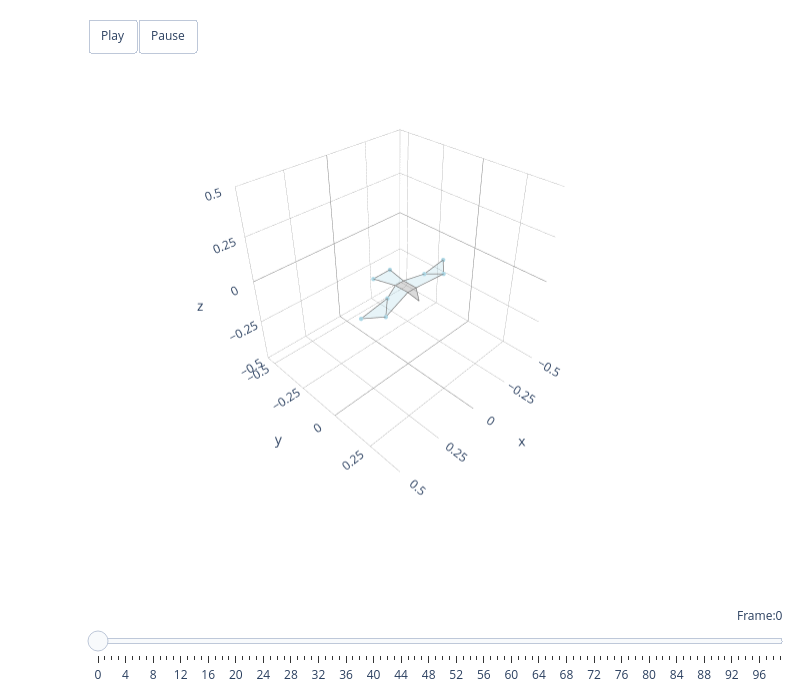

Notebook cell for this chart:
### Code cell
animate_plotly(kestrel3d, motion_data[0:100])

### Figure 1 — Plotly figure (JSON) as saved in the notebook; plotly's stock layout.template omitted (floating-point values rounded to 4 significant figures)
{"data": [{"color": "grey", "hoverinfo": "none", "opacity": 0.3, "type": "mesh3d", "x": [0.0251, 0.005153, -0.03094], "y": [0.01586, 0.07145, 0.01692], "z": [-0.01085, -0.04264, -0.01163]}, {"hoverinfo": "none", "line": {"color": "grey", "width": 1.5}, "mode": "lines", "name": "", "type": "scatter3d", "x": [0.0251, 0.005153, -0.03094, 0.0251], "y": [0.01586, 0.07145, 0.01692, 0.01586], "z": [-0.01085, -0.04264, -0.01163, -0.01085]}, {"color": "grey", "hoverinfo": "none", "opacity": 0.3, "type": "mesh3d", "x": [0.0251, -0.03094, -0.02583, 0.02788], "y": [0.01586, 0.01692, -0.06332, -0.06541], "z": [-0.01085, -0.01163, -0.00822, -0.01046]}, {"hoverinfo": "none", "line": {"color": "grey", "width": 1.5}, "mode": "lines", "name": "", "type": "scatter3d", "x": [0.0251, -0.03094, -0.02583, 0.02788, 0.0251], "y": [0.01586, 0.01692, -0.06332, -0.06541, 0.01586], "z": [-0.01085, -0.01163, -0.00822, -0.01046, -0.01085]}, {"color": "lightblue", "hoverinfo": "none", "opacity": 0.3, "type": "mesh3d", "x": [0.02788, -0.02583, -0.05633, 0.05892], "y": [-0.06541, -0.06332, -0.19, -0.1876], "z": [-0.01046, -0.00822, -0.01824, -0.01647]}, {"hoverinfo": "none", "line": {"color": "grey", "width": 1.5}, "mode": "lines", "name": "", "type": "scatter3d", "x": [0.02788, -0.02583, -0.05633, 0.05892, 0.02788], "y": [-0.06541, -0.06332, -0.19, -0.1876, -0.06541], "z": [-0.01046, -0.00822, -0.01824, -0.01647, -0.01046]}, {"color": "lightblue", "hoverinfo": "none", "opacity": 0.3, "type": "mesh3d", "x": [-0.2214, -0.153, -0.02583, -0.03094], "y": [0.02489, -0.04283, -0.06332, 0.01692], "z": [-0.01897, -0.01948, -0.00822, -0.01163]}, {"hoverinfo": "none", "line": {"color": "grey", "width": 1.5}, "mode": "lines", "name": "", "type": "scatter3d", "x": [-0.2214, -0.153, -0.02583, -0.03094, -0.2214], "y": [0.02489, -0.04283, -0.06332, 0.01692, 0.02489], "z": [-0.01897, -0.01948, -0.00822, -0.01163, -0.01897]}, {"color": "lightblue", "hoverinfo": "none", "opacity": 0.3, "type": "mesh3d", "x": [0.2156, 0.1148, 0.02788, 0.0251], "y": [0.06424, -0.03041, -0.06541, 0.01586], "z": [-0.02276, -0.02259, -0.01046, -0.01085]}, {"hoverinfo": "none", "line": {"color": "grey", "width": 1.5}, "mode": "lines", "name": "", "type": "scatter3d", "x": [0.2156, 0.1148, 0.02788, 0.0251, 0.2156], "y": [0.06424, -0.03041, -0.06541, 0.01586, 0.06424], "z": [-0.02276, -0.02259, -0.01046, -0.01085, -0.02276]}, {"color": "lightblue", "hoverinfo": "none", "opacity": 0.3, "type": "mesh3d", "x": [-0.2214, -0.3084, -0.153], "y": [0.02489, -0.05481, -0.04283], "z": [-0.01897, -0.01224, -0.01948]}, {"hoverinfo": "none", "line": {"color": "grey", "width": 1.5}, "mode": "lines", "name": "", "type": "scatter3d", "x": [-0.2214, -0.3084, -0.153, -0.2214], "y": [0.02489, -0.05481, -0.04283, 0.02489], "z": [-0.01897, -0.01224, -0.01948, -0.01897]}, {"color": "lightblue", "hoverinfo": "none", "opacity": 0.3, "type": "mesh3d", "x": [0.2156, 0.3206, 0.1148], "y": [0.06424, 0.01721, -0.03041], "z": [-0.02276, -2.85e-05, -0.02259]}, {"hoverinfo": "none", "line": {"color": "grey", "width": 1.5}, "mode": "lines", "name": "", "type": "scatter3d", "x": [0.2156, 0.3206, 0.1148, 0.2156], "y": [0.06424, 0.01721, -0.03041, 0.06424], "z": [-0.02276, -2.85e-05, -0.02259, -0.02276]}, {"hoverinfo": "none", "marker": {"color": "lightblue", "opacity": 1, "size": 2.5}, "mode": "markers", "type": "scatter3d", "x": [-0.3084, 0.3206, -0.2214, 0.2156, -0.153, 0.1148, -0.05633, 0.05892], "y": [-0.05481, 0.01721, 0.02489, 0.06424, -0.04283, -0.03041, -0.19, -0.1876], "z": [-0.01224, -2.85e-05, -0.01897, -0.02276, -0.01948, -0.02259, -0.01824, -0.01647]}], "layout": {"height": 700, "margin": {"b": 10, "l": 10, "r": 10, "t": 10}, "scene": {"aspectmode": "cube", "aspectratio": {"x": 1, "y": 1, "z": 1}, "camera": {"eye": {"x": 1.5, "y": 1.5, "z": 1.5}, "up": {"x": 0, "y": 0, "z": 1}}, "domain": {"x": [0, 1], "y": [0.1, 1]}, "xaxis": {"backgroundcolor": "white", "dtick": 0.25, "gridcolor": "grey", "gridwidth": 0.5, "range": [-0.5, 0.5], "showbackground": true, "zerolinecolor": "grey"}, "yaxis": {"backgroundcolor": "white", "dtick": 0.25, "gridcolor": "grey", "gridwidth": 0.5, "range": [-0.5613, 0.4387], "showbackground": true, "zerolinecolor": "grey"}, "zaxis": {"backgroundcolor": "white", "dtick": 0.25, "gridcolor": "grey", "gridwidth": 0.5, "range": [-0.5, 0.5], "showbackground": true, "zerolinecolor": "grey"}}, "showlegend": false, "sliders": [{"active": 0, "currentvalue": {"font": {"size": 12}, "prefix": "Frame:", "visible": true, "xanchor": "right"}, "len": 0.9, "pad": {"b": 10, "t": 50}, "steps": [{"args": [[0], {"frame": {"duration": 300, "redraw": true}, "mode": "immediate", "transition": {"duration": 300}}], "label": "0", "method": "animate"}, {"args": [[1], {"frame": {"duration": 300, "redraw": true}, "mode": "immediate", "transition": {"duration": 300}}], "label": "1", "method": "animate"}, {"args": [[2], {"frame": {"duration": 300, "redraw": true}, "mode": "immediate", "transition": {"duration": 300}}], "label": "2", "method": "animate"}, {"args": [[3], {"frame": {"duration": 300, "redraw": true}, "mode": "immediate", "transition": {"duration": 300}}], "label": "3", "method": "animate"}, {"args": [[4], {"frame": {"duration": 300, "redraw": true}, "mode": "immediate", "transition": {"duration": 300}}], "label": "4", "method": "animate"}, {"args": [[5], {"frame": {"duration": 300, "redraw": true}, "mode": "immediate", "transition": {"duration": 300}}], "label": "5", "method": "animate"}, {"args": [[6], {"frame": {"duration": 300, "redraw": true}, "mode": "immediate", "transition": {"duration": 300}}], "label": "6", "method": "animate"}, {"args": [[7], {"frame": {"duration": 300, "redraw": true}, "mode": "immediate", "transition": {"duration": 300}}], "label": "7", "method": "animate"}, {"args": [[8], {"frame": {"duration": 300, "redraw": true}, "mode": "immediate", "transition": {"duration": 300}}], "label": "8", "method": "animate"}, {"args": [[9], {"frame": {"duration": 300, "redraw": true}, "mode": "immediate", "transition": {"duration": 300}}], "label": "9", "method": "animate"}, {"args": [[10], {"frame": {"duration": 300, "redraw": true}, "mode": "immediate", "transition": {"duration": 300}}], "label": "10", "method": "animate"}, {"args": [[11], {"frame": {"duration": 300, "redraw": true}, "mode": "immediate", "transition": {"duration": 300}}], "label": "11", "method": "animate"}, {"args": [[12], {"frame": {"duration": 300, "redraw": true}, "mode": "immediate", "transition": {"duration": 300}}], "label": "12", "method": "animate"}, {"args": [[13], {"frame": {"duration": 300, "redraw": true}, "mode": "immediate", "transition": {"duration": 300}}], "label": "13", "method": "animate"}, {"args": [[14], {"frame": {"duration": 300, "redraw": true}, "mode": "immediate", "transition": {"duration": 300}}], "label": "14", "method": "animate"}, {"args": [[15], {"frame": {"duration": 300, "redraw": true}, "mode": "immediate", "transition": {"duration": 300}}], "label": "15", "method": "animate"}, {"args": [[16], {"frame": {"duration": 300, "redraw": true}, "mode": "immediate", "transition": {"duration": 300}}], "label": "16", "method": "animate"}, {"args": [[17], {"frame": {"duration": 300, "redraw": true}, "mode": "immediate", "transition": {"duration": 300}}], "label": "17", "method": "animate"}, {"args": [[18], {"frame": {"duration": 300, "redraw": true}, "mode": "immediate", "transition": {"duration": 300}}], "label": "18", "method": "animate"}, {"args": [[19], {"frame": {"duration": 300, "redraw": true}, "mode": "immediate", "transition": {"duration": 300}}], "label": "19", "method": "animate"}, {"args": [[20], {"frame": {"duration": 300, "redraw": true}, "mode": "immediate", "transition": {"duration": 300}}], "label": "20", "method": "animate"}, {"args": [[21], {"frame": {"duration": 300, "redraw": true}, "mode": "immediate", "transition": {"duration": 300}}], "label": "21", "method": "animate"}, {"args": [[22], {"frame": {"duration": 300, "redraw": true}, "mode": "immediate", "transition": {"duration": 300}}], "label": "22", "method": "animate"}, {"args": [[23], {"frame": {"duration": 300, "redraw": true}, "mode": "immediate", "transition": {"duration": 300}}], "label": "23", "method": "animate"}, {"args": [[24], {"frame": {"duration": 300, "redraw": true}, "mode": "immediate", "transition": {"duration": 300}}], "label": "24", "method": "animate"}, {"args": [[25], {"frame": {"duration": 300, "redraw": true}, "mode": "immediate", "transition": {"duration": 300}}], "label": "25", "method": "animate"}, {"args": [[26], {"frame": {"duration": 300, "redraw": true}, "mode": "immediate", "transition": {"duration": 300}}], "label": "26", "method": "animate"}, {"args": [[27], {"frame": {"duration": 300, "redraw": true}, "mode": "immediate", "transition": {"duration": 300}}], "label": "27", "method": "animate"}, {"args": [[28], {"frame": {"duration": 300, "redraw": true}, "mode": "immediate", "transition": {"duration": 300}}], "label": "28", "method": "animate"}, {"args": [[29], {"frame": {"duration": 300, "redraw": true}, "mode": "immediate", "transition": {"duration": 300}}], "label": "29", "method": "animate"}, {"args": [[30], {"frame": {"duration": 300, "redraw": true}, "mode": "immediate", "transition": {"duration": 300}}], "label": "30", "method": "animate"}, {"args": [[31], {"frame": {"duration": 300, "redraw": true}, "mode": "immediate", "transition": {"duration": 300}}], "label": "31", "method": "animate"}, {"args": [[32], {"frame": {"duration": 300, "redraw": true}, "mode": "immediate", "transition": {"duration": 300}}], "label": "32", "method": "animate"}, {"args": [[33], {"frame": {"duration": 300, "redraw": true}, "mode": "immediate", "transition": {"duration": 300}}], "label": "33", "method": "animate"}, {"args": [[34], {"frame": {"duration": 300, "redraw": true}, "mode": "immediate", "transition": {"duration": 300}}], "label": "34", "method": "animate"}, {"args": [[35], {"frame": {"duration": 300, "redraw": true}, "mode": "immediate", "transition": {"duration": 300}}], "label": "35", "method": "animate"}, {"args": [[36], {"frame": {"duration": 300, "redraw": true}, "mode": "immediate", "transition": {"duration": 300}}], "label": "36", "method": "animate"}, {"args": [[37], {"frame": {"duration": 300, "redraw": true}, "mode": "immediate", "transition": {"duration": 300}}], "label": "37", "method": "animate"}, {"args": [[38], {"frame": {"duration": 300, "redraw": true}, "mode": "immediate", "transition": {"duration": 300}}], "label": "38", "method": "animate"}, {"args": [[39], {"frame": {"duration": 300, "redraw": true}, "mode": "immediate", "transition": {"duration": 300}}], "label": "39", "method": "animate"}, {"args": [[40], {"frame": {"duration": 300, "redraw": true}, "mode": "immediate", "transition": {"duration": 300}}], "label": "40", "method": "animate"}, {"args": [[41], {"frame": {"duration": 300, "redraw": true}, "mode": "immediate", "transition": {"duration": 300}}], "label": "41", "method": "animate"}, {"args": [[42], {"frame": {"duration": 300, "redraw": true}, "mode": "immediate", "transition": {"duration": 300}}], "label": "42", "method": "animate"}, {"args": [[43], {"frame": {"duration": 300, "redraw": true}, "mode": "immediate", "transition": {"duration": 300}}], "label": "43", "method": "animate"}, {"args": [[44], {"frame": {"duration": 300, "redraw": true}, "mode": "immediate", "transition": {"duration": 300}}], "label": "44", "method": "animate"}, {"args": [[45], {"frame": {"duration": 300, "redraw": true}, "mode": "immediate", "transition": {"duration": 300}}], "label": "45", "method": "animate"}, {"args": [[46], {"frame": {"duration": 300, "redraw": true}, "mode": "immediate", "transition": {"duration": 300}}], "label": "46", "method": "animate"}, {"args": [[47], {"frame": {"duration": 300, "redraw": true}, "mode": "immediate", "transition": {"duration": 300}}], "label": "47", "method": "animate"}, {"args": [[48], {"frame": {"duration": 300, "redraw": true}, "mode": "immediate", "transition": {"duration": 300}}], "label": "48", "method": "animate"}, {"args": [[49], {"frame": {"duration": 300, "redraw": true}, "mode": "immediate", "transition": {"duration": 300}}], "label": "49", "method": "animate"}, {"args": [[50], {"frame": {"duration": 300, "redraw": true}, "mode": "immediate", "transition": {"duration": 300}}], "label": "50", "method": "animate"}, {"args": [[51], {"frame": {"duration": 300, "redraw": true}, "mode": "immediate", "transition": {"duration": 300}}], "label": "51", "method": "animate"}, {"args": [[52], {"frame": {"duration": 300, "redraw": true}, "mode": "immediate", "transition": {"duration": 300}}], "label": "52", "method": "animate"}, {"args": [[53], {"frame": {"duration": 300, "redraw": true}, "mode": "immediate", "transition": {"duration": 300}}], "label": "53", "method": "animate"}, {"args": [[54], {"frame": {"duration": 300, "redraw": true}, "mode": "immediate", "transition": {"duration": 300}}], "label": "54", "method": "animate"}, {"args": [[55], {"frame": {"duration": 300, "redraw": true}, "mode": "immediate", "transition": {"duration": 300}}], "label": "55", "method": "animate"}, {"args": [[56], {"frame": {"duration": 300, "redraw": true}, "mode": "immediate", "transition": {"duration": 300}}], "label": "56", "method": "animate"}, {"args": [[57], {"frame": {"duration": 300, "redraw": true}, "mode": "immediate", "transition": {"duration": 300}}], "label": "57", "method": "animate"}, {"args": [[58], {"frame": {"duration": 300, "redraw": true}, "mode": "immediate", "transition": {"duration": 300}}], "label": "58", "method": "animate"}, {"args": [[59], {"frame": {"duration": 300, "redraw": true}, "mode": "immediate", "transition": {"duration": 300}}], "label": "59", "method": "animate"}, {"args": [[60], {"frame": {"duration": 300, "redraw": true}, "mode": "immediate", "transition": {"duration": 300}}], "label": "60", "method": "animate"}, {"args": [[61], {"frame": {"duration": 300, "redraw": true}, "mode": "immediate", "transition": {"duration": 300}}], "label": "61", "method": "animate"}, {"args": [[62], {"frame": {"duration": 300, "redraw": true}, "mode": "immediate", "transition": {"duration": 300}}], "label": "62", "method": "animate"}, {"args": [[63], {"frame": {"duration": 300, "redraw": true}, "mode": "immediate", "transition": {"duration": 300}}], "label": "63", "method": "animate"}, {"args": [[64], {"frame": {"duration": 300, "redraw": true}, "mode": "immediate", "transition": {"duration": 300}}], "label": "64", "method": "animate"}, {"args": [[65], {"frame": {"duration": 300, "redraw": true}, "mode": "immediate", "transition": {"duration": 300}}], "label": "65", "method": "animate"}, {"args": [[66], {"frame": {"duration": 300, "redraw": true}, "mode": "immediate", "transition": {"duration": 300}}], "label": "66", "method": "animate"}, {"args": [[67], {"frame": {"duration": 300, "redraw": true}, "mode": "immediate", "transition": {"duration": 300}}], "label": "67", "method": "animate"}, {"args": [[68], {"frame": {"duration": 300, "redraw": true}, "mode": "immediate", "transition": {"duration": 300}}], "label": "68", "method": "animate"}, {"args": [[69], {"frame": {"duration": 300, "redraw": true}, "mode": "immediate", "transition": {"duration": 300}}], "label": "69", "method": "animate"}, {"args": [[70], {"frame": {"duration": 300, "redraw": true}, "mode": "immediate", "transition": {"duration": 300}}], "label": "70", "method": "animate"}, {"args": [[71], {"frame": {"duration": 300, "redraw": true}, "mode": "immediate", "transition": {"duration": 300}}], "label": "71", "method": "animate"}, {"args": [[72], {"frame": {"duration": 300, "redraw": true}, "mode": "immediate", "transition": {"duration": 300}}], "label": "72", "method": "animate"}, {"args": [[73], {"frame": {"duration": 300, "redraw": true}, "mode": "immediate", "transition": {"duration": 300}}], "label": "73", "method": "animate"}, {"args": [[74], {"frame": {"duration": 300, "redraw": true}, "mode": "immediate", "transition": {"duration": 300}}], "label": "74", "method": "animate"}, {"args": [[75], {"frame": {"duration": 300, "redraw": true}, "mode": "immediate", "transition": {"duration": 300}}], "label": "75", "method": "animate"}, {"args": [[76], {"frame": {"duration": 300, "redraw": true}, "mode": "immediate", "transition": {"duration": 300}}], "label": "76", "method": "animate"}, {"args": [[77], {"frame": {"duration": 300, "redraw": true}, "mode": "immediate", "transition": {"duration": 300}}], "label": "77", "method": "animate"}, {"args": [[78], {"frame": {"duration": 300, "redraw": true}, "mode": "immediate", "transition": {"duration": 300}}], "label": "78", "method": "animate"}, {"args": [[79], {"frame": {"duration": 300, "redraw": true}, "mode": "immediate", "transition": {"duration": 300}}], "label": "79", "method": "animate"}, {"args": [[80], {"frame": {"duration": 300, "redraw": true}, "mode": "immediate", "transition": {"duration": 300}}], "label": "80", "method": "animate"}, {"args": [[81], {"frame": {"duration": 300, "redraw": true}, "mode": "immediate", "transition": {"duration": 300}}], "label": "81", "method": "animate"}, {"args": [[82], {"frame": {"duration": 300, "redraw": true}, "mode": "immediate", "transition": {"duration": 300}}], "label": "82", "method": "animate"}, {"args": [[83], {"frame": {"duration": 300, "redraw": true}, "mode": "immediate", "transition": {"duration": 300}}], "label": "83", "method": "animate"}, {"args": [[84], {"frame": {"duration": 300, "redraw": true}, "mode": "immediate", "transition": {"duration": 300}}], "label": "84", "method": "animate"}, {"args": [[85], {"frame": {"duration": 300, "redraw": true}, "mode": "immediate", "transition": {"duration": 300}}], "label": "85", "method": "animate"}, {"args": [[86], {"frame": {"duration": 300, "redraw": true}, "mode": "immediate", "transition": {"duration": 300}}], "label": "86", "method": "animate"}, {"args": [[87], {"frame": {"duration": 300, "redraw": true}, "mode": "immediate", "transition": {"duration": 300}}], "label": "87", "method": "animate"}, {"args": [[88], {"frame": {"duration": 300, "redraw": true}, "mode": "immediate", "transition": {"duration": 300}}], "label": "88", "method": "animate"}, {"args": [[89], {"frame": {"duration": 300, "redraw": true}, "mode": "immediate", "transition": {"duration": 300}}], "label": "89", "method": "animate"}, {"args": [[90], {"frame": {"duration": 300, "redraw": true}, "mode": "immediate", "transition": {"duration": 300}}], "label": "90", "method": "animate"}, {"args": [[91], {"frame": {"duration": 300, "redraw": true}, "mode": "immediate", "transition": {"duration": 300}}], "label": "91", "method": "animate"}, {"args": [[92], {"frame": {"duration": 300, "redraw": true}, "mode": "immediate", "transition": {"duration": 300}}], "label": "92", "method": "animate"}, {"args": [[93], {"frame": {"duration": 300, "redraw": true}, "mode": "immediate", "transition": {"duration": 300}}], "label": "93", "method": "animate"}, {"args": [[94], {"frame": {"duration": 300, "redraw": true}, "mode": "immediate", "transition": {"duration": 300}}], "label": "94", "method": "animate"}, {"args": [[95], {"frame": {"duration": 300, "redraw": true}, "mode": "immediate", "transition": {"duration": 300}}], "label": "95", "method": "animate"}, {"args": [[96], {"frame": {"duration": 300, "redraw": true}, "mode": "immediate", "transition": {"duration": 300}}], "label": "96", "method": "animate"}, {"args": [[97], {"frame": {"duration": 300, "redraw": true}, "mode": "immediate", "transition": {"duration": 300}}], "label": "97", "method": "animate"}, {"args": [[98], {"frame": {"duration": 300, "redraw": true}, "mode": "immediate", "transition": {"duration": 300}}], "label": "98", "method": "animate"}, {"args": [[99], {"frame": {"duration": 300, "redraw": true}, "mode": "immediate", "transition": {"duration": 300}}], "label": "99", "method": "animate"}], "transition": {"duration": 300, "easing": "cubic-in-out"}, "x": 0.1, "xanchor": "left", "y": 0, "yanchor": "top"}], "updatemenus": [{"buttons": [{"args": [null, {"frame": {"duration": 100, "redraw": true}, "mode": "immediate"}], "label": "Play", "method": "animate"}, {"args": [[null], {"frame": {"duration": 0, "redraw": true}, "mode": "immediate"}], "label": "Pause", "method": "animate"}], "direction": "left", "pad": {"r": 10, "t": 10}, "showactive": false, "type": "buttons", "x": 0.1, "xanchor": "left", "y": 1.1, "yanchor": "top"}], "width": 800}}
